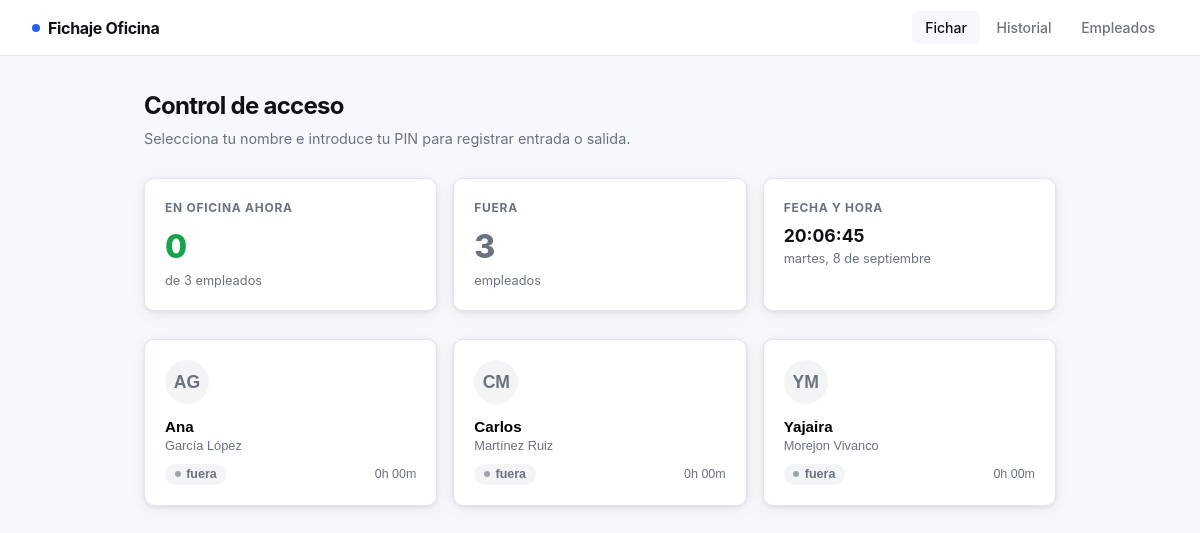
The page / on the database its author committed.
### tables this page shows
CREATE TABLE empleados (
            id        INTEGER PRIMARY KEY AUTOINCREMENT,
            nombre    TEXT NOT NULL,
            apellidos TEXT NOT NULL,
            email     TEXT UNIQUE NOT NULL,
            pin       TEXT NOT NULL,
            activo    INTEGER DEFAULT 1,
            creado_en TEXT DEFAULT (datetime('now','localtime'))
        );

### app.py (the view)
@app.route("/")
def index():
    conn = get_db()
    empleados = conn.execute(
        "SELECT * FROM empleados WHERE activo=1 ORDER BY nombre"
    ).fetchall()
    conn.close()
    empleados_info = []
    for e in empleados:
        ultimo = ultimo_fichaje(e["id"])
        empleados_info.append({
            "id":        e["id"],
            "nombre":    e["nombre"],
            "apellidos": e["apellidos"],
            "email":     e["email"],
            "estado":    "dentro" if ultimo == "entrada" else "fuera",
            "horas_hoy": horas_hoy(e["id"]),
        })
    return render_template("index.html", empleados=empleados_info)

### app.py (called while the page is built, shortened)
def get_db():
    conn = sqlite3.connect(DB_PATH)
    conn.row_factory = sqlite3.Row
    return conn

def ultimo_fichaje(empleado_id):
    conn = get_db()
    row = conn.execute(
        "SELECT tipo FROM fichajes WHERE empleado_id=? ORDER BY id DESC LIMIT 1",
        (empleado_id,)
    ).fetchone()
    conn.close()
    return row["tipo"] if row else None

def horas_hoy(empleado_id):
    hoy = date.today().isoformat()
    conn = get_db()
    rows = conn.execute(
        """SELECT tipo, timestamp FROM fichajes
           WHERE empleado_id=? AND date(timestamp)=?
           ORDER BY id""",
        (empleado_id, hoy)
    ).fetchall()
    conn.close()
    total = 0
    entrada = None
    if entrada:
        total += (datetime.now() - entrada).total_seconds()
    h, rem = divmod(int(total), 3600)
    m = rem // 60
    return f"{h}h {m:02d}m"

### templates/index.html (shortened to what this page needs)
{% extends "base.html" %}
{% block content %}
<div class="page-header">
  <h1>Control de acceso</h1>
  <p>Selecciona tu nombre e introduce tu PIN para registrar entrada o salida.</p>
</div>
<div style="display:grid; grid-template-columns:repeat(auto-fit,minmax(180px,1fr)); gap:1rem; margin-bottom:1.75rem;">
  {% set dentro = empleados | selectattr('estado','eq','dentro') | list %}
  {% set fuera  = empleados | selectattr('estado','eq','fuera')  | list %}
  <div class="card" style="padding:1.25rem;">
    <div style="font-size:.75rem;font-weight:700;text-transform:uppercase;letter-spacing:.06em;color:var(--muted);margin-bottom:.4rem;">En oficina ahora</div>
    <div style="font-size:2rem;font-weight:800;color:var(--green);">{{ dentro|length }}</div>
    <div style="font-size:.8rem;color:var(--muted);">de {{ empleados|length }} empleados</div>
  </div>
  <div class="card" style="padding:1.25rem;">
    <div style="font-size:.75rem;font-weight:700;text-transform:uppercase;letter-spacing:.06em;color:var(--muted);margin-bottom:.4rem;">Fuera</div>
    <div style="font-size:2rem;font-weight:800;color:var(--muted);">{{ fuera|length }}</div>
    <div style="font-size:.8rem;color:var(--muted);">empleados</div>
  </div>
  <div class="card" style="padding:1.25rem;">
    <div style="font-size:.75rem;font-weight:700;text-transform:uppercase;letter-spacing:.06em;color:var(--muted);margin-bottom:.4rem;">Fecha y hora</div>
    <div style="font-size:1.1rem;font-weight:700;" id="reloj">--:--:--</div>
    <div style="font-size:.8rem;color:var(--muted);" id="fecha">--</div>
  </div>
</div>
<div style="display:grid; grid-template-columns:repeat(auto-fill,minmax(220px,1fr)); gap:1rem;">
  {% for emp in empleados %}
  <button
    class="card"
    onclick="abrirModal({{ emp.id }}, '{{ emp.nombre }} {{ emp.apellidos }}', '{{ emp.estado }}')"
    style="text-align:left; padding:1.25rem; cursor:pointer; background:var(--card); border:1px solid var(--border); border-radius:var(--radius); width:100%; transition:box-shadow .15s, transform .1s;"
    onmouseenter="this.style.boxShadow='0 4px 20px rgba(0,0,0,.12)'; this.style.transform='translateY(-2px)'"
    onmouseleave="this.style.boxShadow=''; this.style.transform=''"
  >
    <div style="width:44px;height:44px;border-radius:50%;background:{{ '#dcfce7' if emp.estado=='dentro' else '#f3f4f6' }};display:flex;align-items:center;justify-content:center;font-size:1.1rem;font-weight:700;color:{{ 'var(--green)' if emp.estado=='dentro' else 'var(--muted)' }};margin-bottom:.85rem;">
      {{ emp.nombre[0] }}{{ emp.apellidos[0] }}
    </div>
    <div style="font-weight:700;font-size:.95rem;margin-bottom:.2rem;">{{ emp.nombre }}</div>
    <div style="font-size:.8rem;color:var(--muted);margin-bottom:.7rem;">{{ emp.apellidos }}</div>
    <div style="display:flex;align-items:center;justify-content:space-between;">
      <span class="badge badge-{{ emp.estado }}">{{ emp.estado }}</span>
      <span style="font-size:.78rem;color:var(--muted);">{{ emp.horas_hoy }}</span>
    </div>
  </button>
  {% endfor %}
</div>
{% endblock %}

### templates/base.html (shortened to what this page needs)
<!DOCTYPE html>
<html lang="es">
<head>
</head>
<body>
<nav>
  <span class="nav-brand"><span class="dot"></span> Fichaje Oficina</span>
  <div class="nav-links">
    <a href="{{ url_for('index') }}"     class="{{ 'active' if request.endpoint == 'index' }}">Fichar</a>
    <a href="{{ url_for('historial') }}" class="{{ 'active' if request.endpoint == 'historial' }}">Historial</a>
    <a href="{{ url_for('empleados') }}" class="{{ 'active' if request.endpoint == 'empleados' }}">Empleados</a>
  </div>
</nav>
<div class="container">
  {% block content %}{% endblock %}
</div>
</body>
</html>

### templates/base.html (style rules this page uses)
:root { --ink: #0f1117; --surface: #f7f8fc; --card: #ffffff; --border: #e2e5ef; --accent: #2563eb; --accent-h: #1d4ed8; --green: #16a34a; --green-bg: #dcfce7; --red: #dc2626; --red-bg: #fee2e2; --muted: #6b7280; --radius: 10px; --shadow: 0 1px 4px rgba(0,0,0,.08), 0 4px 16px rgba(0,0,0,.06); }
*, *::before, *::after { box-sizing: border-box; margin: 0; padding: 0; }
body { font-family: 'Inter', system-ui, -apple-system, sans-serif; background: var(--surface); color: var(--ink); min-height: 100vh; line-height: 1.5; }
a { color: var(--accent); text-decoration: none; }
nav { background: var(--card); border-bottom: 1px solid var(--border); padding: 0 2rem; display: flex; align-items: center; gap: 2rem; height: 56px; position: sticky; top: 0; z-index: 100; }
.nav-brand { font-weight: 700; font-size: 1rem; letter-spacing: -.02em; color: var(--ink); display: flex; align-items: center; gap: .5rem; }
.nav-brand .dot { width: 8px; height: 8px; background: var(--accent); border-radius: 50%; display: inline-block; }
.nav-links { display: flex; gap: .25rem; margin-left: auto; }
.nav-links a { padding: .4rem .8rem; border-radius: 6px; font-size: .875rem; color: var(--muted); font-weight: 500; transition: background .15s, color .15s; }
.nav-links a:hover, .nav-links a.active { background: var(--surface); color: var(--ink); text-decoration: none; }
.container { max-width: 960px; margin: 0 auto; padding: 2rem 1.5rem; }
.page-header { margin-bottom: 1.75rem; }
.page-header h1 { font-size: 1.5rem; font-weight: 700; letter-spacing: -.03em; }
.page-header p { color: var(--muted); font-size: .9rem; margin-top: .25rem; }
.card { background: var(--card); border: 1px solid var(--border); border-radius: var(--radius); box-shadow: var(--shadow); }
.badge { display: inline-flex; align-items: center; gap: .35rem; padding: .2rem .6rem; border-radius: 99px; font-size: .78rem; font-weight: 600; }
.badge::before { content: ''; width: 6px; height: 6px; border-radius: 50%; }
.badge-fuera { background: #f3f4f6; color: var(--muted); }
.badge-fuera::before { background: #9ca3af; }

### rows shown on the page
empleados: nombre "A", apellidos "G", nombre "Ana", apellidos "García López", estado "fuera", horas_hoy "0h 00m"
empleados: nombre "C", apellidos "M", nombre "Carlos", apellidos "Martínez Ruiz", estado "fuera", horas_hoy "0h 00m"
empleados: nombre "Y", apellidos "M", nombre "Yajaira", apellidos "Morejon Vivanco", estado "fuera", horas_hoy "0h 00m"

### other values the page prints
{{ dentro|length }} "0"
{{ empleados|length }} "3"
{{ fuera|length }} "3"
